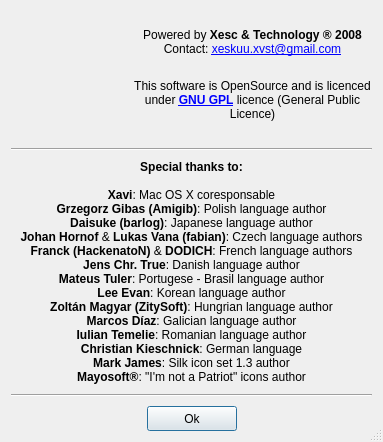
<?xml version="1.0" encoding="UTF-8"?>
<ui version="4.0">
 <class>Credits</class>
 <widget class="QDialog" name="Credits">
  <property name="geometry">
   <rect>
    <x>0</x>
    <y>0</y>
    <width>383</width>
    <height>442</height>
   </rect>
  </property>
  <property name="windowTitle">
   <string>Credits</string>
  </property>
  <property name="sizeGripEnabled">
   <bool>true</bool>
  </property>
  <layout class="QGridLayout">
   <item row="0" column="0" colspan="3">
    <layout class="QHBoxLayout">
     <item>
      <widget class="QLabel" name="label">
       <property name="maximumSize">
        <size>
         <width>116</width>
         <height>116</height>
        </size>
       </property>
       <property name="text">
        <string/>
       </property>
       <property name="pixmap">
        <pixmap resource="../resources/resources.qrc">:/header/images/InformationLogo.png</pixmap>
       </property>
      </widget>
     </item>
     <item>
      <layout class="QVBoxLayout">
       <item>
        <spacer>
         <property name="orientation">
          <enum>Qt::Vertical</enum>
         </property>
         <property name="sizeHint" stdset="0">
          <size>
           <width>239</width>
           <height>16</height>
          </size>
         </property>
        </spacer>
       </item>
       <item>
        <widget class="QLabel" name="label_2">
         <property name="text">
          <string notr="true">Powered by &lt;b&gt;Xesc &amp;amp; Technology &amp;reg; 2008&lt;/b&gt;&lt;br&gt;Contact: &lt;a href=&quot;mailto:xeskuu.xvst@gmail.com&quot;&gt;xeskuu.xvst@gmail.com&lt;/a&gt;</string>
         </property>
         <property name="alignment">
          <set>Qt::AlignCenter</set>
         </property>
         <property name="openExternalLinks">
          <bool>true</bool>
         </property>
        </widget>
       </item>
       <item>
        <spacer>
         <property name="orientation">
          <enum>Qt::Vertical</enum>
         </property>
         <property name="sizeHint" stdset="0">
          <size>
           <width>239</width>
           <height>16</height>
          </size>
         </property>
        </spacer>
       </item>
       <item>
        <widget class="QLabel" name="label_4">
         <property name="text">
          <string notr="true">This software is OpenSource and is licenced under &lt;a href=&quot;http://www.gnu.org/licenses/gpl.html&quot;&gt;&lt;b&gt;GNU GPL&lt;/b&gt;&lt;/a&gt; licence (General Public Licence)</string>
         </property>
         <property name="alignment">
          <set>Qt::AlignCenter</set>
         </property>
         <property name="wordWrap">
          <bool>true</bool>
         </property>
         <property name="openExternalLinks">
          <bool>true</bool>
         </property>
        </widget>
       </item>
       <item>
        <spacer>
         <property name="orientation">
          <enum>Qt::Vertical</enum>
         </property>
         <property name="sizeHint" stdset="0">
          <size>
           <width>20</width>
           <height>16</height>
          </size>
         </property>
        </spacer>
       </item>
      </layout>
     </item>
    </layout>
   </item>
   <item row="1" column="0" colspan="3">
    <widget class="Line" name="bvlSeparator_2">
     <property name="minimumSize">
      <size>
       <width>0</width>
       <height>10</height>
      </size>
     </property>
     <property name="orientation">
      <enum>Qt::Horizontal</enum>
     </property>
    </widget>
   </item>
   <item row="2" column="0" colspan="3">
    <widget class="QLabel" name="label_5">
     <property name="text">
      <string notr="true">&lt;b&gt;Special thanks to:&lt;/b&gt;&lt;br&gt;&lt;br&gt;&lt;b&gt;Xavi&lt;/b&gt;: Mac OS X coresponsable&lt;br&gt;&lt;b&gt;Grzegorz Gibas (Amigib)&lt;/b&gt;: Polish language author&lt;br&gt;&lt;b&gt;Daisuke (barlog)&lt;/b&gt;: Japanese language author&lt;br&gt;&lt;b&gt;Johan Hornof&lt;/b&gt;  &amp;amp; &lt;b&gt;Lukas Vana (fabian)&lt;/b&gt;: Czech language authors&lt;br&gt;&lt;b&gt;Franck (HackenatoN)&lt;/b&gt;  &amp;amp; &lt;b&gt;DODICH&lt;/b&gt;: French language authors&lt;br&gt;&lt;b&gt;Jens Chr. True&lt;/b&gt;: Danish language author&lt;br&gt;&lt;b&gt;Mateus Tuler&lt;/b&gt;: Portugese - Brasil language author&lt;br&gt;&lt;b&gt;Lee Evan&lt;/b&gt;: Korean language author&lt;br&gt;&lt;b&gt;Zoltán Magyar (ZitySoft)&lt;/b&gt;: Hungrian language author&lt;br&gt;&lt;b&gt;Marcos Díaz&lt;/b&gt;: Galician language author&lt;br&gt;&lt;b&gt;Iulian Temelie&lt;/b&gt;: Romanian language author&lt;br&gt;&lt;b&gt;Christian Kieschnick&lt;/b&gt;: German language&lt;br&gt;&lt;b&gt;Mark James&lt;/b&gt;: Silk icon set 1.3 author&lt;br&gt;&lt;b&gt;Mayosoft®&lt;/b&gt;: &quot;I'm not a Patriot&quot; icons author</string>
     </property>
     <property name="alignment">
      <set>Qt::AlignCenter</set>
     </property>
    </widget>
   </item>
   <item row="3" column="0" colspan="3">
    <widget class="Line" name="bvlSeparator">
     <property name="minimumSize">
      <size>
       <width>0</width>
       <height>10</height>
      </size>
     </property>
     <property name="orientation">
      <enum>Qt::Horizontal</enum>
     </property>
    </widget>
   </item>
   <item row="4" column="0">
    <spacer>
     <property name="orientation">
      <enum>Qt::Horizontal</enum>
     </property>
     <property name="sizeHint" stdset="0">
      <size>
       <width>111</width>
       <height>20</height>
      </size>
     </property>
    </spacer>
   </item>
   <item row="4" column="1">
    <widget class="QPushButton" name="btnOk">
     <property name="minimumSize">
      <size>
       <width>90</width>
       <height>25</height>
      </size>
     </property>
     <property name="maximumSize">
      <size>
       <width>16777215</width>
       <height>16777215</height>
      </size>
     </property>
     <property name="baseSize">
      <size>
       <width>0</width>
       <height>0</height>
      </size>
     </property>
     <property name="whatsThis">
      <string>Close the Credits dialog</string>
     </property>
     <property name="accessibleName">
      <string>Ok button</string>
     </property>
     <property name="accessibleDescription">
      <string>Close the Credits dialog</string>
     </property>
     <property name="text">
      <string>Ok</string>
     </property>
     <property name="default">
      <bool>true</bool>
     </property>
    </widget>
   </item>
   <item row="4" column="2">
    <spacer>
     <property name="orientation">
      <enum>Qt::Horizontal</enum>
     </property>
     <property name="sizeHint" stdset="0">
      <size>
       <width>121</width>
       <height>20</height>
      </size>
     </property>
    </spacer>
   </item>
  </layout>
 </widget>
 <resources>
  <include location="../resources/resources.qrc"/>
  <include location="../resources/resources.qrc"/>
 </resources>
 <connections>
  <connection>
   <sender>btnOk</sender>
   <signal>clicked()</signal>
   <receiver>Credits</receiver>
   <slot>accept()</slot>
   <hints>
    <hint type="sourcelabel">
     <x>346</x>
     <y>248</y>
    </hint>
    <hint type="destinationlabel">
     <x>207</x>
     <y>255</y>
    </hint>
   </hints>
  </connection>
 </connections>
</ui>
